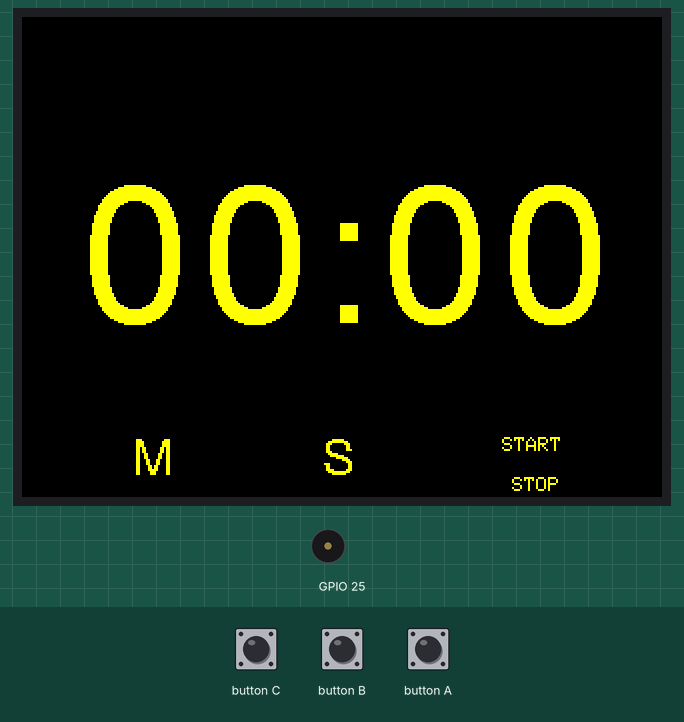
Recording of a sketch running on a simulated ESP32. Shown: 320×240 colour display, buzzer (waves = sounding). The inputs (shaded band) are chosen by the test bench.

Above: at 1.4 s.
1.5 s: button C pressed for 0.15 s
At 1.64 s:
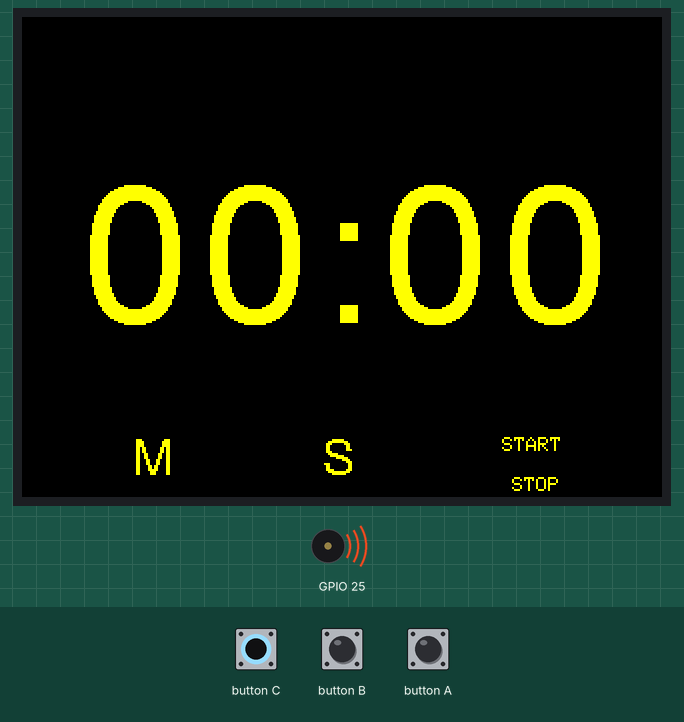
2.2 s: button B pressed for 0.15 s
At 3.5 s:
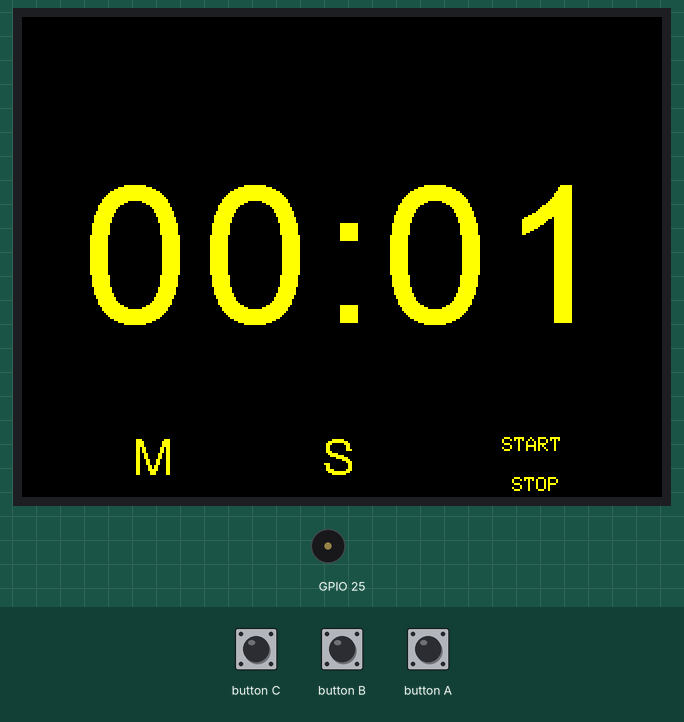
3.8 s: button A pressed for 0.15 s
At 4.5 s:
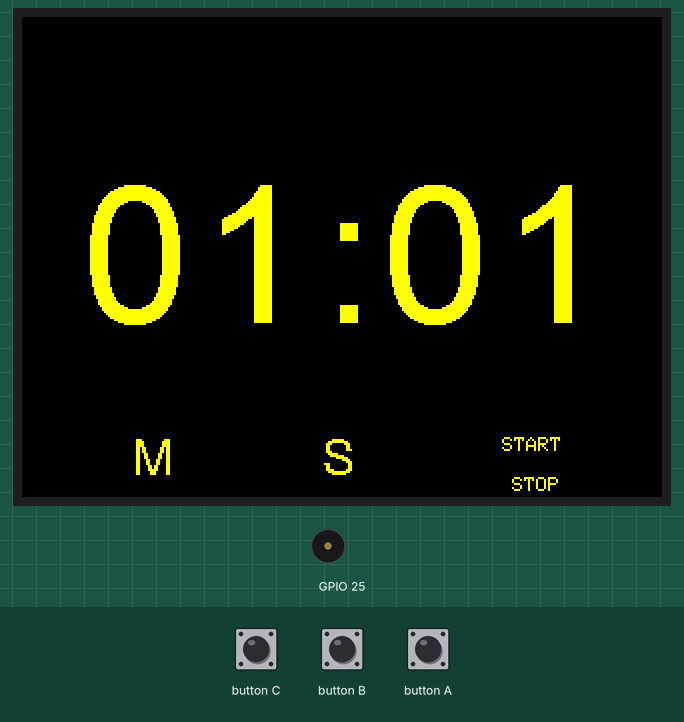
5.4 s: button C pressed for 1 s
At 6.7 s:
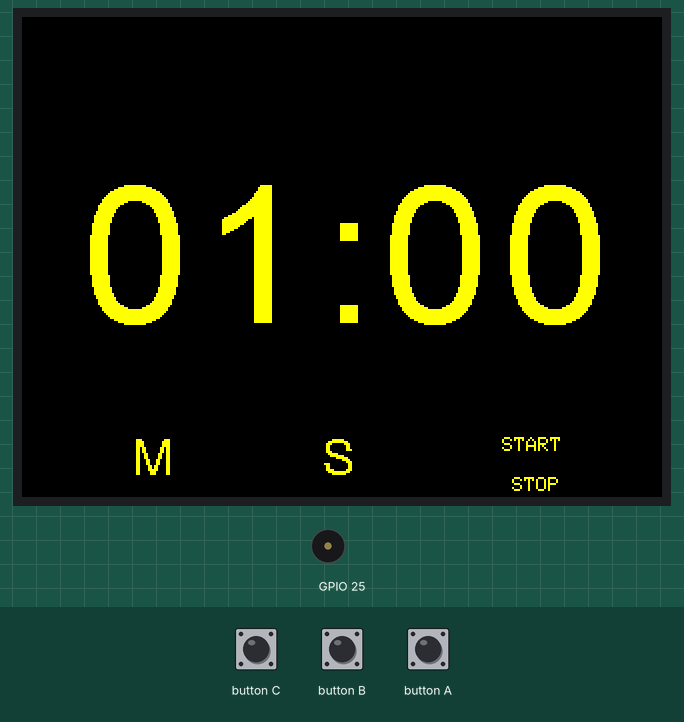
Timing chart, 0 to 8.4 s (numbered marks = the images above; inputs shaded):
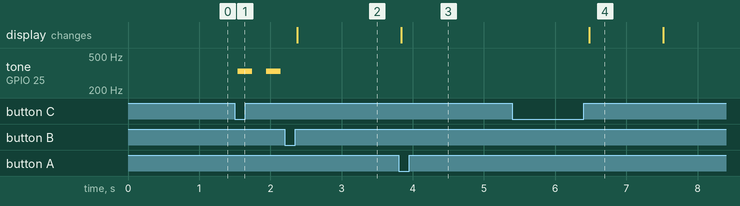

The sketch:

countdown_timer.ino
```cpp
// COUNTDOWN TIMER
#include <M5Stack.h>

#define TONE 262
#define NOTE_B1 262
#define NOTE_Cd1 277
#define NOTE_D1 294
#define NOTE_E1 330
#define NOTE_F1 349
#define NOTE_G1 392

#define TFT_BLACK 0x0000
#define TFT_YELLOW 0xFFE0

int music[] = {
  NOTE_E1, NOTE_E1, NOTE_E1,
  NOTE_E1, NOTE_E1, NOTE_E1,
  NOTE_E1, NOTE_G1, NOTE_Cd1, NOTE_D1, NOTE_E1,
  NOTE_F1, NOTE_F1, NOTE_F1, NOTE_F1,
  NOTE_F1, NOTE_E1, NOTE_E1,
  NOTE_E1, NOTE_D1, NOTE_D1, NOTE_E1, NOTE_D1,
  NOTE_G1
};

uint32_t targetTime = 0;
uint8_t mm = 0;
uint8_t ss = 0;
bool clockRunning = false;

void setup() {
  // put your setup code here, to run once:
  M5.begin();
  M5.Lcd.fillScreen(TFT_BLACK);
  M5.Lcd.setTextSize(1);
  M5.Lcd.setTextColor(TFT_YELLOW, TFT_BLACK);
  M5.Lcd.drawChar('M', 55, 210, 4);
  M5.Lcd.drawChar('S', 150, 210, 4);
  M5.Lcd.drawString("START", 240, 210, 1);
  M5.Lcd.drawString("STOP", 245, 230, 1);
  drawTime(mm, ss);
}

void loop() {
  // put your main code here, to run rep0.eatedly:
  // testing
  while (clockRunning) {
    // This exits the alarm clock
    if (ss == 0 && mm == 0) {
      mm = 0;
      ss = 0;
      drawTime(mm, ss);
      alarm();
      clockRunning = false;
      break;
    } else if (ss == 0 && mm != 0) {
      drawTime(mm, 00);
      mm--;
      ss = 59;
    } else {
      drawTime(mm, ss);
      ss--;
    }

    if (M5.BtnC.wasPressed()) {
      M5.update();
      clockRunning = false;
      break;
    } else if (M5.BtnC.pressedFor(5000)) {
      M5.update();
      mm = 0;
      ss = 0;
      drawTime(mm, ss);
      clockRunning = false;
      break;
    }

    delay(1000);
    M5.update();
  }

  if (M5.BtnA.wasPressed()) {
    mm++;
    drawTime(mm, ss);
  } else if (M5.BtnA.pressedFor(5000)) {
    mm = 0;
    drawTime(0, ss);
  }
  else if (M5.BtnA.wasReleased()) {
    M5.Speaker.mute();
  }
  if (M5.BtnB.wasPressed()) {
    if (ss < 60) ss++;
    else {
      ss = 0;
      mm++;
    }
    drawTime(mm, ss);
  }
  else if (M5.BtnB.pressedFor(5000)) {
    ss = 0;
    drawTime(mm, 0);
  }
  else if (M5.BtnB.wasReleased()) {
    M5.Speaker.mute();
  }
  if (M5.BtnC.wasPressed()) {
    clockRunning = true;
  }
  M5.update();
}

void drawTime(uint8_t minutes, uint8_t seconds) {
  M5.Lcd.drawString("     ", 10, 80, 8);
  if (minutes < 10) {
    M5.Lcd.drawNumber(0, 30, 80, 8);
    M5.Lcd.drawNumber(minutes, 90, 80, 8);
  }
  else M5.Lcd.drawNumber(minutes, 30, 80, 8);
  M5.Lcd.drawChar(':', 150, 80, 8);
  if (seconds < 10) {
    M5.Lcd.drawNumber(0, 180, 80, 8);
    M5.Lcd.drawNumber(seconds, 240, 80, 8);
  }
  else M5.Lcd.drawNumber(seconds, 180, 80, 8);
}

void alarm() {
  int i = 0;
  while (i < 24
         && !(M5.BtnA.wasPressed()
              || M5.BtnB.wasPressed()
              || M5.BtnC.wasPressed())) {
    M5.Speaker.tone(music[i]);
    delay(200);
    M5.Speaker.tone(-1);
    delay(200);
    i++;
    M5.update();
  }
  M5.Speaker.mute();
}
```

Measured:
- after the input at 1.5 s, tone on GPIO 25: alternates 330 Hz for 0.20 s and silent for 0.20 s, starting at once
- after the input at 2.2 s, tone on GPIO 25: stops changing and stays silent; the display: changes after 0.18 s (image 2)
- after the input at 3.8 s, the display: changes at once (image 3)
- after the input at 5.4 s, the display: changes after 1.1 s (image 4)
- what the display in image 4 shows lasts 1.0 s, from 6.5 s to 7.5 s
